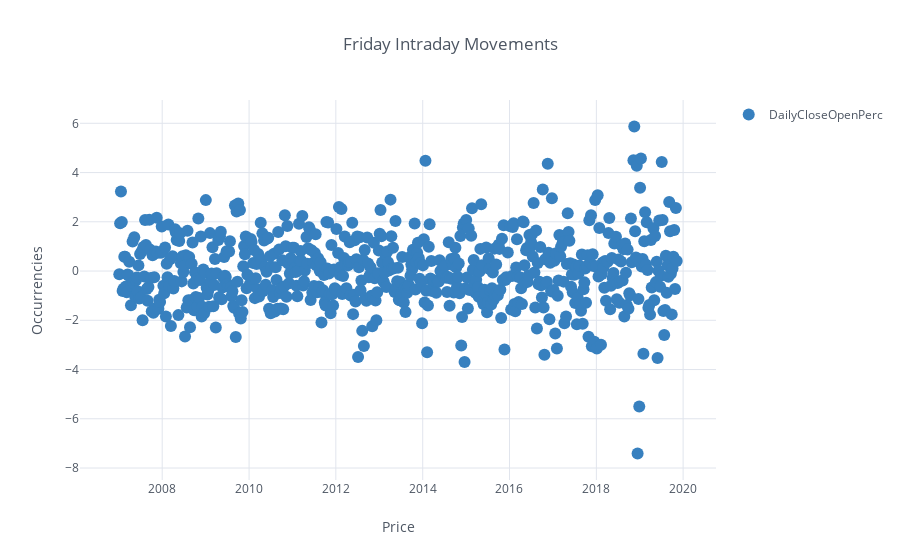

The cell this chart's notebook holds for it:
### Code cell
a = daily[(daily["DOW"] == 4)]

a.DailyCloseOpenPerc.iplot(kind='scatter', mode = "markers", color = "blue", theme='white', showlegend = True,
                           title = "Friday Intraday Movements", xTitle = "Price", yTitle = "Occurrencies")

### Figure 1 — Plotly figure (JSON) as saved in the notebook; plotly's stock layout.template omitted (floating-point values rounded to 4 significant figures; data arrays with more than 128 entries replaced by an {"elided": "..."} marker saying what was removed)
{"data": [{"line": {"color": "rgba(55, 128, 191, 1.0)", "dash": "solid", "shape": "linear", "width": 1.3}, "marker": {"size": 12, "symbol": "circle"}, "mode": "markers", "name": "DailyCloseOpenPerc", "text": "", "type": "scatter", "uid": "543640fb-94a1-41e4-a397-efc43f5f3fbe", "x": {"elided": "652 str values"}, "y": {"elided": "652 float values"}}], "layout": {"legend": {"bgcolor": "#FFFFFF", "font": {"color": "#4D5663"}}, "paper_bgcolor": "#FFFFFF", "plot_bgcolor": "#FFFFFF", "showlegend": true, "title": {"font": {"color": "#4D5663"}, "text": "Friday Intraday Movements"}, "xaxis": {"gridcolor": "#E1E5ED", "showgrid": true, "tickfont": {"color": "#4D5663"}, "title": {"font": {"color": "#4D5663"}, "text": "Price"}, "zerolinecolor": "#E1E5ED"}, "yaxis": {"gridcolor": "#E1E5ED", "showgrid": true, "tickfont": {"color": "#4D5663"}, "title": {"font": {"color": "#4D5663"}, "text": "Occurrencies"}, "zerolinecolor": "#E1E5ED"}}}
